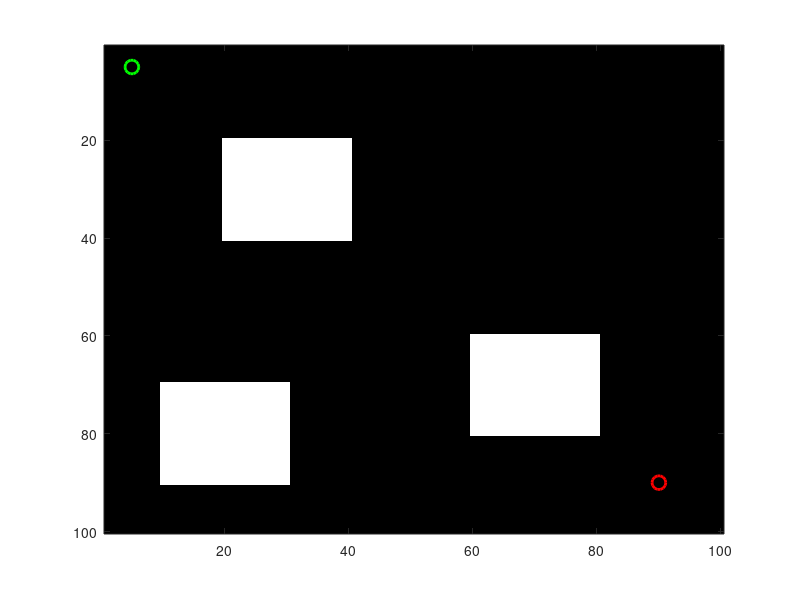

This figure's MATLAB source: (Note: this script raises an error after producing the figure.)
% Kích thước của môi trường
gridSize = 100; % Kích thước lưới 100x100
map = zeros(gridSize, gridSize); % Khởi tạo môi trường không gian 2D (lưới)

% Xác định các chướng ngại vật (ở đây là hình chữ nhật)
obstacles = [
    20, 20, 40, 40;  % Chướng ngại vật 1: từ (20,20) đến (40,40)
    60, 60, 80, 80;  % Chướng ngại vật 2: từ (60,60) đến (80,80)
    10, 70, 30, 90   % Chướng ngại vật 3: từ (10,70) đến (30,90)
];

% Đánh dấu chướng ngại vật trong bản đồ (giá trị 1 sẽ là chướng ngại vật)
for i = 1:size(obstacles, 1)
    map(obstacles(i,2):obstacles(i,4), obstacles(i,1):obstacles(i,3)) = 1;
end

% Vẽ bản đồ với các chướng ngại vật
figure;
imagesc(map); % Hiển thị hình ảnh của bản đồ
colormap(gray); % Thiết lập màu xám cho hình ảnh (chướng ngại vật là màu đen)
hold on;

% Xác định điểm bắt đầu và kết thúc
start = [5, 5];   % Điểm bắt đầu
goal = [90, 90];  % Điểm đích

% Vẽ điểm bắt đầu và điểm kết thúc
plot(start(1), start(2), 'go', 'MarkerSize', 10, 'LineWidth', 2); % Điểm bắt đầu (màu xanh)
plot(goal(1), goal(2), 'ro', 'MarkerSize', 10, 'LineWidth', 2);   % Điểm kết thúc (màu đỏ)

% Thông số cho RRT
max_iter = 5000;    % Số lần lặp tối đa
step_size = 5;      % Bước di chuyển mỗi lần mở rộng
tree = start;       % Khởi tạo cây với điểm bắt đầu

for i = 1:max_iter
    % Chọn ngẫu nhiên một điểm trong không gian
    rand_point = [randi([1, gridSize]), randi([1, gridSize])];
    
    % Tìm điểm gần nhất trong cây
    [nearest_node, idx] = min(sum((tree - rand_point).^2, 2));
    nearest_point = tree(idx, :);
    
    % Tính vector di chuyển
    direction = (rand_point - nearest_point) / norm(rand_point - nearest_point);
    new_point = nearest_point + step_size * direction;
    
    % Kiểm tra nếu điểm mới nằm trong bản đồ
    if new_point(1) < 1 || new_point(1) > gridSize || new_point(2) < 1 || new_point(2) > gridSize
        continue; % Bỏ qua nếu điểm mới ngoài biên
    end
    
    % Kiểm tra va chạm với chướng ngại vật
    if ~check_collision(new_point, map)
        tree = [tree; new_point]; % Mở rộng cây
        plot([nearest_point(1), new_point(1)], [nearest_point(2), new_point(2)], 'b', 'LineWidth', 1);
        pause(0.01); % Tạm dừng để hiển thị
    
        % Kiểm tra nếu đến gần điểm đích
        if norm(new_point - goal) < step_size
            plot([new_point(1), goal(1)], [new_point(2), goal(2)], 'g', 'LineWidth', 2);
            disp('Đã tìm thấy đường đi!');
            break;
        end
    end
end

hold off;

% Hàm kiểm tra va chạm
function collision = check_collision(point, map)
    % Chuyển đổi tọa độ thành số nguyên
    x = round(point(1));
    y = round(point(2));
    
    % Kiểm tra nếu tọa độ là chướng ngại vật
    if map(y, x) == 1
        collision = true;
    else
        collision = false;
    end
end
